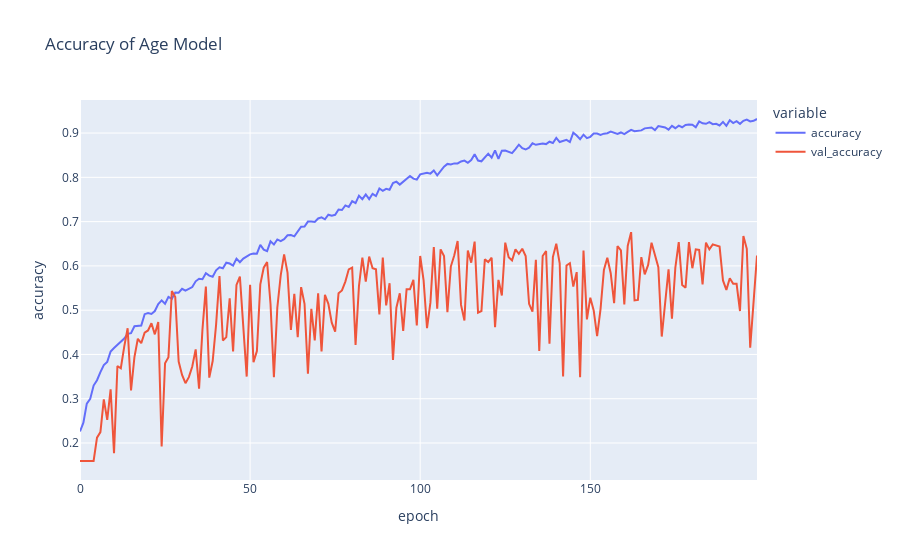

Notebook code cell kept with this figure:
### Code cell
import plotly.graph_objects as go
import plotly.express as px

fig = px.line(
    history.history, y=['accuracy', 'val_accuracy'],
    labels={'index': 'epoch', 'value': 'accuracy'}, 
    title='Accuracy of Age Model')
fig.show()

### Figure 1 — Plotly figure (JSON) as saved in the notebook; plotly's stock layout.template omitted (floating-point values rounded to 4 significant figures; data arrays with more than 128 entries replaced by an {"elided": "..."} marker saying what was removed)
{"data": [{"hovertemplate": "variable=accuracy<br>epoch=%{x}<br>accuracy=%{y}<extra></extra>", "legendgroup": "accuracy", "line": {"color": "#636efa", "dash": "solid"}, "marker": {"symbol": "circle"}, "mode": "lines", "name": "accuracy", "orientation": "v", "showlegend": true, "type": "scatter", "x": {"elided": "200 int values"}, "xaxis": "x", "y": {"elided": "200 float values"}, "yaxis": "y"}, {"hovertemplate": "variable=val_accuracy<br>epoch=%{x}<br>accuracy=%{y}<extra></extra>", "legendgroup": "val_accuracy", "line": {"color": "#EF553B", "dash": "solid"}, "marker": {"symbol": "circle"}, "mode": "lines", "name": "val_accuracy", "orientation": "v", "showlegend": true, "type": "scatter", "x": {"elided": "200 int values"}, "xaxis": "x", "y": {"elided": "200 float values"}, "yaxis": "y"}], "layout": {"legend": {"title": {"text": "variable"}, "tracegroupgap": 0}, "title": {"text": "Accuracy of Age Model"}, "xaxis": {"anchor": "y", "domain": [0, 1], "title": {"text": "epoch"}}, "yaxis": {"anchor": "x", "domain": [0, 1], "title": {"text": "accuracy"}}}}
